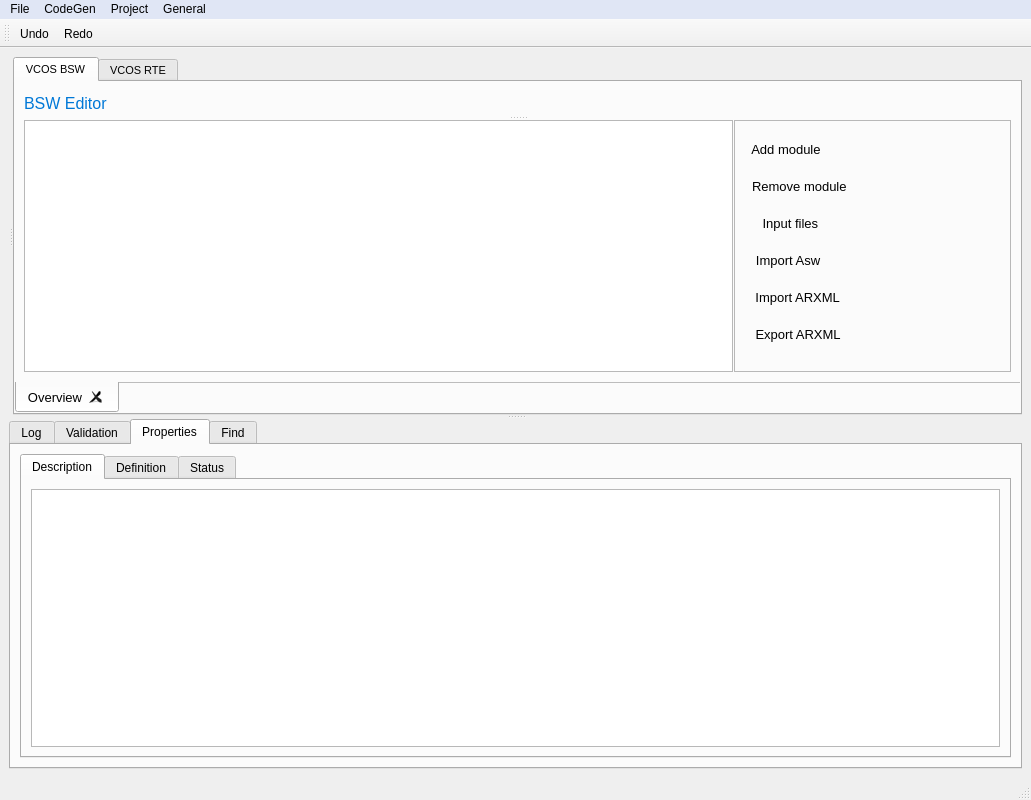
<?xml version="1.0" encoding="UTF-8"?>
<ui version="4.0">
 <class>mainWindow</class>
 <widget class="QMainWindow" name="mainWindow">
  <property name="geometry">
   <rect>
    <x>0</x>
    <y>0</y>
    <width>1031</width>
    <height>800</height>
   </rect>
  </property>
  <property name="minimumSize">
   <size>
    <width>1024</width>
    <height>768</height>
   </size>
  </property>
  <property name="font">
   <font>
    <family>Microsoft YaHei UI</family>
   </font>
  </property>
  <property name="windowTitle">
   <string>VCOS Studio</string>
  </property>
  <property name="windowIcon">
   <iconset resource="../images/images.qrc">
    <normaloff>:/Home.svg</normaloff>:/Home.svg</iconset>
  </property>
  <widget class="QWidget" name="centralwidget">
   <layout class="QVBoxLayout" name="verticalLayout_14">
    <item>
     <widget class="QSplitter" name="splitter_4">
      <property name="orientation">
       <enum>Qt::Vertical</enum>
      </property>
      <widget class="QSplitter" name="splitter">
       <property name="orientation">
        <enum>Qt::Horizontal</enum>
       </property>
       <widget class="QWidget" name="secondary_menu_widget" native="true">
        <property name="font">
         <font>
          <family>微软雅黑</family>
          <pointsize>10</pointsize>
         </font>
        </property>
        <property name="layoutDirection">
         <enum>Qt::LeftToRight</enum>
        </property>
        <property name="autoFillBackground">
         <bool>false</bool>
        </property>
        <property name="styleSheet">
         <string notr="true">background-color: rgb(255, 255, 255); /* 设置背景色为白色*/
border-width: 1px;  /* 设置边框宽度为1像素 */
border-color: black;  /* 设置边框颜色为黑色 */</string>
        </property>
        <layout class="QVBoxLayout" name="verticalLayout_13"/>
       </widget>
       <widget class="QTabWidget" name="tabWidget">
        <property name="font">
         <font>
          <family>Microsoft YaHei UI</family>
          <pointsize>8</pointsize>
         </font>
        </property>
        <property name="styleSheet">
         <string notr="true"/>
        </property>
        <property name="currentIndex">
         <number>0</number>
        </property>
        <property name="iconSize">
         <size>
          <width>32</width>
          <height>24</height>
         </size>
        </property>
        <widget class="QWidget" name="vcos_bsw">
         <attribute name="icon">
          <iconset resource="../images/images.qrc">
           <normaloff>:/Overview.svg</normaloff>:/Overview.svg</iconset>
         </attribute>
         <attribute name="title">
          <string>VCOS BSW</string>
         </attribute>
         <layout class="QHBoxLayout" name="horizontalLayout_2" stretch="0">
          <property name="spacing">
           <number>0</number>
          </property>
          <property name="leftMargin">
           <number>0</number>
          </property>
          <property name="topMargin">
           <number>0</number>
          </property>
          <property name="rightMargin">
           <number>0</number>
          </property>
          <property name="bottomMargin">
           <number>0</number>
          </property>
          <item>
           <widget class="QTabWidget" name="bswTabWidget">
            <property name="font">
             <font>
              <family>Microsoft YaHei UI</family>
              <pointsize>10</pointsize>
             </font>
            </property>
            <property name="tabPosition">
             <enum>QTabWidget::South</enum>
            </property>
            <property name="documentMode">
             <bool>true</bool>
            </property>
            <property name="tabsClosable">
             <bool>true</bool>
            </property>
            <widget class="QWidget" name="tabOverview">
             <attribute name="title">
              <string>Overview</string>
             </attribute>
             <layout class="QGridLayout" name="gridLayout_2">
              <item row="0" column="0">
               <widget class="QSplitter" name="splitter_3">
                <property name="orientation">
                 <enum>Qt::Vertical</enum>
                </property>
                <widget class="QLabel" name="label_17">
                 <property name="font">
                  <font>
                   <family>Microsoft YaHei UI</family>
                   <pointsize>12</pointsize>
                  </font>
                 </property>
                 <property name="styleSheet">
                  <string notr="true">background-color: rgba(0,0,0,0);
color:rgb(0, 120, 215)</string>
                 </property>
                 <property name="text">
                  <string>BSW Editor</string>
                 </property>
                </widget>
                <widget class="QSplitter" name="splitter_2">
                 <property name="orientation">
                  <enum>Qt::Horizontal</enum>
                 </property>
                 <property name="handleWidth">
                  <number>1</number>
                 </property>
                 <widget class="QTreeWidget" name="treeWidgetOverview">
                  <property name="font">
                   <font>
                    <family>Microsoft YaHei UI</family>
                    <pointsize>10</pointsize>
                   </font>
                  </property>
                  <property name="selectionMode">
                   <enum>QAbstractItemView::ExtendedSelection</enum>
                  </property>
                  <attribute name="headerVisible">
                   <bool>false</bool>
                  </attribute>
                  <column>
                   <property name="text">
                    <string notr="true">1</string>
                   </property>
                  </column>
                 </widget>
                 <widget class="QFrame" name="frame">
                  <property name="frameShape">
                   <enum>QFrame::StyledPanel</enum>
                  </property>
                  <property name="frameShadow">
                   <enum>QFrame::Raised</enum>
                  </property>
                  <widget class="QWidget" name="layoutWidget">
                   <property name="geometry">
                    <rect>
                     <x>10</x>
                     <y>10</y>
                     <width>341</width>
                     <height>229</height>
                    </rect>
                   </property>
                   <layout class="QVBoxLayout" name="verticalLayout">
                    <item alignment="Qt::AlignLeft">
                     <widget class="QPushButton" name="pushButtonAdd">
                      <property name="sizePolicy">
                       <sizepolicy hsizetype="Minimum" vsizetype="Fixed">
                        <horstretch>10</horstretch>
                        <verstretch>10</verstretch>
                       </sizepolicy>
                      </property>
                      <property name="font">
                       <font>
                        <family>Microsoft YaHei UI</family>
                        <pointsize>10</pointsize>
                       </font>
                      </property>
                      <property name="styleSheet">
                       <string notr="true">QPushButton {background-color:rgba(0,0,0,0);}
QPushButton:hover {	background-color:#e3f3fd;}</string>
                      </property>
                      <property name="text">
                       <string> Add module</string>
                      </property>
                      <property name="icon">
                       <iconset resource="../images/images.qrc">
                        <normaloff>:/add.svg</normaloff>:/add.svg</iconset>
                      </property>
                      <property name="autoDefault">
                       <bool>true</bool>
                      </property>
                      <property name="default">
                       <bool>true</bool>
                      </property>
                      <property name="flat">
                       <bool>true</bool>
                      </property>
                     </widget>
                    </item>
                    <item alignment="Qt::AlignLeft">
                     <widget class="QPushButton" name="pushButtonRemove">
                      <property name="font">
                       <font>
                        <family>Microsoft YaHei UI</family>
                        <pointsize>10</pointsize>
                       </font>
                      </property>
                      <property name="autoFillBackground">
                       <bool>false</bool>
                      </property>
                      <property name="styleSheet">
                       <string notr="true">QPushButton {background-color:rgba(0,0,0,0);}
QPushButton:hover {	background-color:#e3f3fd;}</string>
                      </property>
                      <property name="text">
                       <string> Remove module</string>
                      </property>
                      <property name="icon">
                       <iconset resource="../images/images.qrc">
                        <normaloff>:/not_ok.svg</normaloff>:/not_ok.svg</iconset>
                      </property>
                      <property name="autoDefault">
                       <bool>true</bool>
                      </property>
                      <property name="default">
                       <bool>true</bool>
                      </property>
                      <property name="flat">
                       <bool>true</bool>
                      </property>
                     </widget>
                    </item>
                    <item alignment="Qt::AlignLeft">
                     <widget class="QPushButton" name="import_files_button">
                      <property name="minimumSize">
                       <size>
                        <width>100</width>
                        <height>0</height>
                       </size>
                      </property>
                      <property name="font">
                       <font>
                        <family>Microsoft YaHei UI</family>
                        <pointsize>10</pointsize>
                       </font>
                      </property>
                      <property name="contextMenuPolicy">
                       <enum>Qt::NoContextMenu</enum>
                      </property>
                      <property name="styleSheet">
                       <string notr="true">QPushButton {background-color:rgba(0,0,0,0);}
QPushButton:hover {	background-color:#e3f3fd;}</string>
                      </property>
                      <property name="text">
                       <string> Input files   </string>
                      </property>
                      <property name="icon">
                       <iconset resource="../images/images.qrc">
                        <normaloff>:/import.svg</normaloff>:/import.svg</iconset>
                      </property>
                      <property name="autoDefault">
                       <bool>true</bool>
                      </property>
                      <property name="default">
                       <bool>true</bool>
                      </property>
                      <property name="flat">
                       <bool>true</bool>
                      </property>
                     </widget>
                    </item>
                    <item alignment="Qt::AlignLeft">
                     <widget class="QPushButton" name="import_asw_arxml_button">
                      <property name="font">
                       <font>
                        <family>Microsoft YaHei UI</family>
                        <pointsize>10</pointsize>
                       </font>
                      </property>
                      <property name="contextMenuPolicy">
                       <enum>Qt::NoContextMenu</enum>
                      </property>
                      <property name="styleSheet">
                       <string notr="true">QPushButton {background-color:rgba(0,0,0,0);}
QPushButton:hover {	background-color:#e3f3fd;}</string>
                      </property>
                      <property name="text">
                       <string>  Import Asw</string>
                      </property>
                      <property name="icon">
                       <iconset resource="../images/images.qrc">
                        <normaloff>:/import.svg</normaloff>:/import.svg</iconset>
                      </property>
                      <property name="autoDefault">
                       <bool>true</bool>
                      </property>
                      <property name="default">
                       <bool>true</bool>
                      </property>
                      <property name="flat">
                       <bool>true</bool>
                      </property>
                     </widget>
                    </item>
                    <item alignment="Qt::AlignLeft">
                     <widget class="QPushButton" name="import_arxml_button">
                      <property name="font">
                       <font>
                        <family>Microsoft YaHei UI</family>
                        <pointsize>10</pointsize>
                       </font>
                      </property>
                      <property name="contextMenuPolicy">
                       <enum>Qt::NoContextMenu</enum>
                      </property>
                      <property name="styleSheet">
                       <string notr="true">QPushButton {background-color:rgba(0,0,0,0);}
QPushButton:hover {	background-color:#e3f3fd;}</string>
                      </property>
                      <property name="text">
                       <string>  Import ARXML</string>
                      </property>
                      <property name="icon">
                       <iconset resource="../images/images.qrc">
                        <normaloff>:/import.svg</normaloff>:/import.svg</iconset>
                      </property>
                      <property name="autoDefault">
                       <bool>true</bool>
                      </property>
                      <property name="default">
                       <bool>true</bool>
                      </property>
                      <property name="flat">
                       <bool>true</bool>
                      </property>
                     </widget>
                    </item>
                    <item alignment="Qt::AlignLeft">
                     <widget class="QPushButton" name="export_arxml_button">
                      <property name="font">
                       <font>
                        <family>Microsoft YaHei UI</family>
                        <pointsize>10</pointsize>
                       </font>
                      </property>
                      <property name="contextMenuPolicy">
                       <enum>Qt::NoContextMenu</enum>
                      </property>
                      <property name="styleSheet">
                       <string notr="true">QPushButton {background-color:rgba(0,0,0,0);}
QPushButton:hover {	background-color:#e3f3fd;}</string>
                      </property>
                      <property name="text">
                       <string>  Export ARXML</string>
                      </property>
                      <property name="icon">
                       <iconset resource="../images/images.qrc">
                        <normaloff>:/import.svg</normaloff>:/import.svg</iconset>
                      </property>
                      <property name="autoDefault">
                       <bool>true</bool>
                      </property>
                      <property name="default">
                       <bool>true</bool>
                      </property>
                      <property name="flat">
                       <bool>true</bool>
                      </property>
                     </widget>
                    </item>
                   </layout>
                  </widget>
                 </widget>
                </widget>
               </widget>
              </item>
             </layout>
            </widget>
           </widget>
          </item>
         </layout>
        </widget>
        <widget class="QWidget" name="vcos_rte">
         <attribute name="icon">
          <iconset resource="../images/images.qrc">
           <normaloff>:/Overview.svg</normaloff>:/Overview.svg</iconset>
         </attribute>
         <attribute name="title">
          <string>VCOS RTE</string>
         </attribute>
         <layout class="QVBoxLayout" name="verticalLayout_4">
          <property name="spacing">
           <number>3</number>
          </property>
          <property name="leftMargin">
           <number>3</number>
          </property>
          <property name="topMargin">
           <number>3</number>
          </property>
          <property name="rightMargin">
           <number>3</number>
          </property>
          <property name="bottomMargin">
           <number>0</number>
          </property>
          <item>
           <widget class="QTabWidget" name="rteTabWidget">
            <property name="enabled">
             <bool>true</bool>
            </property>
            <property name="font">
             <font>
              <family>Microsoft YaHei</family>
              <pointsize>10</pointsize>
             </font>
            </property>
            <property name="mouseTracking">
             <bool>false</bool>
            </property>
            <property name="acceptDrops">
             <bool>false</bool>
            </property>
            <property name="whatsThis">
             <string/>
            </property>
            <property name="layoutDirection">
             <enum>Qt::LeftToRight</enum>
            </property>
            <property name="autoFillBackground">
             <bool>false</bool>
            </property>
            <property name="styleSheet">
             <string notr="true"/>
            </property>
            <property name="inputMethodHints">
             <set>Qt::ImhNone</set>
            </property>
            <property name="tabPosition">
             <enum>QTabWidget::South</enum>
            </property>
            <property name="tabShape">
             <enum>QTabWidget::Rounded</enum>
            </property>
            <property name="currentIndex">
             <number>2</number>
            </property>
            <property name="iconSize">
             <size>
              <width>24</width>
              <height>16</height>
             </size>
            </property>
            <property name="elideMode">
             <enum>Qt::ElideMiddle</enum>
            </property>
            <property name="usesScrollButtons">
             <bool>true</bool>
            </property>
            <property name="documentMode">
             <bool>true</bool>
            </property>
            <property name="tabsClosable">
             <bool>false</bool>
            </property>
            <property name="movable">
             <bool>false</bool>
            </property>
            <property name="tabBarAutoHide">
             <bool>false</bool>
            </property>
            <widget class="QWidget" name="widget">
             <attribute name="title">
              <string>Task Mapping</string>
             </attribute>
             <layout class="QVBoxLayout" name="verticalLayout_9">
              <property name="spacing">
               <number>0</number>
              </property>
              <property name="leftMargin">
               <number>0</number>
              </property>
              <property name="topMargin">
               <number>0</number>
              </property>
              <property name="rightMargin">
               <number>0</number>
              </property>
              <property name="bottomMargin">
               <number>0</number>
              </property>
              <item>
               <layout class="QVBoxLayout" name="taskMappingLayout" stretch="0">
                <property name="spacing">
                 <number>0</number>
                </property>
                <item>
                 <widget class="QLabel" name="label_16">
                  <property name="font">
                   <font>
                    <family>微软雅黑</family>
                    <pointsize>12</pointsize>
                   </font>
                  </property>
                  <property name="styleSheet">
                   <string notr="true">background-color: rgba(0,0,0,0);color:rgb(0, 120, 215)</string>
                  </property>
                  <property name="text">
                   <string>Task Mapping Editor</string>
                  </property>
                 </widget>
                </item>
               </layout>
              </item>
             </layout>
            </widget>
            <widget class="QWidget" name="widget_4">
             <property name="enabled">
              <bool>true</bool>
             </property>
             <attribute name="title">
              <string>Port Mapping</string>
             </attribute>
             <layout class="QVBoxLayout" name="verticalLayout_6">
              <property name="spacing">
               <number>0</number>
              </property>
              <property name="leftMargin">
               <number>0</number>
              </property>
              <property name="topMargin">
               <number>0</number>
              </property>
              <property name="rightMargin">
               <number>0</number>
              </property>
              <property name="bottomMargin">
               <number>0</number>
              </property>
              <item>
               <layout class="QVBoxLayout" name="portMappingLayout" stretch="0">
                <property name="spacing">
                 <number>0</number>
                </property>
                <item>
                 <widget class="QLabel" name="label_15">
                  <property name="font">
                   <font>
                    <family>微软雅黑</family>
                    <pointsize>12</pointsize>
                   </font>
                  </property>
                  <property name="styleSheet">
                   <string notr="true">background-color: rgba(0,0,0,0);color:rgb(0, 120, 215)</string>
                  </property>
                  <property name="text">
                   <string>Port Mapping Editor</string>
                  </property>
                 </widget>
                </item>
               </layout>
              </item>
             </layout>
            </widget>
            <widget class="QWidget" name="widget_2">
             <property name="enabled">
              <bool>true</bool>
             </property>
             <attribute name="title">
              <string>Data Mapping</string>
             </attribute>
             <layout class="QVBoxLayout" name="verticalLayout_7">
              <property name="spacing">
               <number>0</number>
              </property>
              <property name="leftMargin">
               <number>0</number>
              </property>
              <property name="topMargin">
               <number>0</number>
              </property>
              <property name="rightMargin">
               <number>0</number>
              </property>
              <property name="bottomMargin">
               <number>0</number>
              </property>
              <item>
               <layout class="QVBoxLayout" name="dataMappingLayout" stretch="0">
                <property name="spacing">
                 <number>0</number>
                </property>
                <item>
                 <widget class="QLabel" name="label_18">
                  <property name="enabled">
                   <bool>true</bool>
                  </property>
                  <property name="font">
                   <font>
                    <family>微软雅黑</family>
                    <pointsize>12</pointsize>
                   </font>
                  </property>
                  <property name="styleSheet">
                   <string notr="true">background-color: rgba(0,0,0,0);color:rgb(0, 120, 215)</string>
                  </property>
                  <property name="text">
                   <string>Data Mapping Editor</string>
                  </property>
                 </widget>
                </item>
               </layout>
              </item>
             </layout>
            </widget>
            <widget class="QWidget" name="widget_3">
             <property name="enabled">
              <bool>true</bool>
             </property>
             <attribute name="title">
              <string>Service Mapping</string>
             </attribute>
             <layout class="QVBoxLayout" name="verticalLayout_8">
              <property name="spacing">
               <number>0</number>
              </property>
              <property name="leftMargin">
               <number>0</number>
              </property>
              <property name="topMargin">
               <number>0</number>
              </property>
              <property name="rightMargin">
               <number>0</number>
              </property>
              <property name="bottomMargin">
               <number>0</number>
              </property>
              <item>
               <layout class="QVBoxLayout" name="serviceMappingLayout" stretch="0">
                <property name="spacing">
                 <number>0</number>
                </property>
                <item>
                 <widget class="QLabel" name="label_12">
                  <property name="font">
                   <font>
                    <family>微软雅黑</family>
                    <pointsize>12</pointsize>
                   </font>
                  </property>
                  <property name="styleSheet">
                   <string notr="true">background-color: rgba(0,0,0,0);color:rgb(0, 120, 215)</string>
                  </property>
                  <property name="text">
                   <string>Service Mapping Editor</string>
                  </property>
                 </widget>
                </item>
               </layout>
              </item>
             </layout>
            </widget>
           </widget>
          </item>
         </layout>
        </widget>
       </widget>
      </widget>
      <widget class="QTabWidget" name="tabWidget_2">
       <property name="font">
        <font>
         <family>Microsoft YaHei UI</family>
        </font>
       </property>
       <property name="currentIndex">
        <number>2</number>
       </property>
       <widget class="QWidget" name="tabLog">
        <attribute name="title">
         <string>Log</string>
        </attribute>
        <layout class="QVBoxLayout" name="verticalLayout_3">
        </layout>
       </widget>
       <widget class="QWidget" name="tabValidation">
        <attribute name="title">
         <string>Validation</string>
        </attribute>
        <layout class="QVBoxLayout" name="verticalLayout_5"/>
       </widget>
       <widget class="QWidget" name="tabProperties">
        <attribute name="title">
         <string>Properties</string>
        </attribute>
        <layout class="QVBoxLayout" name="verticalLayout_10">
         <item>
          <widget class="QTabWidget" name="tabWidget_3">
           <property name="tabPosition">
            <enum>QTabWidget::North</enum>
           </property>
           <property name="currentIndex">
            <number>0</number>
           </property>
           <widget class="QWidget" name="tabDescription">
            <attribute name="title">
             <string>Description</string>
            </attribute>
            <layout class="QVBoxLayout" name="verticalLayout_11">
             <item>
              <widget class="QTextBrowser" name="textBrowserDescription">
               <property name="html">
                <string>&lt;!DOCTYPE HTML PUBLIC &quot;-//W3C//DTD HTML 4.0//EN&quot; &quot;http://www.w3.org/TR/REC-html40/strict.dtd&quot;&gt;
&lt;html&gt;&lt;head&gt;&lt;meta name=&quot;qrichtext&quot; content=&quot;1&quot; /&gt;&lt;style type=&quot;text/css&quot;&gt;
p, li { white-space: pre-wrap; }
&lt;/style&gt;&lt;/head&gt;&lt;body style=&quot; font-family:'Microsoft YaHei UI','Microsoft YaHei UI'; font-size:9pt; font-weight:400; font-style:normal;&quot;&gt;
&lt;p style=&quot;-qt-paragraph-type:empty; margin-top:0px; margin-bottom:0px; margin-left:0px; margin-right:0px; -qt-block-indent:0; text-indent:0px; font-family:'Microsoft YaHei UI,Microsoft YaHei UI';&quot;&gt;&lt;br /&gt;&lt;/p&gt;&lt;/body&gt;&lt;/html&gt;</string>
               </property>
              </widget>
             </item>
            </layout>
           </widget>
           <widget class="QWidget" name="tabDefinition">
            <attribute name="title">
             <string>Definition</string>
            </attribute>
           </widget>
           <widget class="QWidget" name="tabStatus">
            <attribute name="title">
             <string>Status</string>
            </attribute>
           </widget>
          </widget>
         </item>
        </layout>
       </widget>
       <widget class="QWidget" name="tabFind">
        <attribute name="title">
         <string>Find</string>
        </attribute>
        <layout class="QVBoxLayout" name="verticalLayout_12">
         <item>
          <widget class="QLineEdit" name="lineEdit"/>
         </item>
        </layout>
       </widget>
      </widget>
     </widget>
    </item>
   </layout>
  </widget>
  <widget class="QMenuBar" name="menubar">
   <property name="geometry">
    <rect>
     <x>0</x>
     <y>0</y>
     <width>1031</width>
     <height>26</height>
    </rect>
   </property>
   <property name="styleSheet">
    <string notr="true">background-color: rgb(224, 230, 245);</string>
   </property>
   <widget class="QMenu" name="menuFile">
    <property name="title">
     <string>File</string>
    </property>
    <widget class="QMenu" name="menuOs_Configuration">
     <property name="title">
      <string>Os Configuration</string>
     </property>
     <addaction name="action_import_os_cfg"/>
     <addaction name="action_export_os_cfg"/>
    </widget>
    <addaction name="actionNew"/>
    <addaction name="actionOpen"/>
    <addaction name="actionSave"/>
    <addaction name="actionImport"/>
    <addaction name="actionExport"/>
    <addaction name="actionSave_As"/>
    <addaction name="menuOs_Configuration"/>
   </widget>
   <widget class="QMenu" name="menuCodeGen">
    <property name="title">
     <string>CodeGen</string>
    </property>
    <addaction name="actionValidation"/>
    <addaction name="actionGenerator"/>
    <addaction name="actionSWC_Generator"/>
    <addaction name="actionUpdate"/>
   </widget>
   <widget class="QMenu" name="menuProject">
    <property name="title">
     <string>Project</string>
    </property>
    <addaction name="actionProject_Setting"/>
    <addaction name="actionTaskAnalysis"/>
    <addaction name="actionJitterOpt"/>
   </widget>
   <widget class="QMenu" name="menuGeneral">
    <property name="title">
     <string>General</string>
    </property>
    <addaction name="actionToolsSetting"/>
   </widget>
   <addaction name="menuFile"/>
   <addaction name="menuCodeGen"/>
   <addaction name="menuProject"/>
   <addaction name="menuGeneral"/>
   <addaction name="menuhelp"/>
  </widget>
  <widget class="QStatusBar" name="statusbar"/>
  <widget class="QToolBar" name="toolBar">
   <property name="windowTitle">
    <string>toolBar</string>
   </property>
   <attribute name="toolBarArea">
    <enum>TopToolBarArea</enum>
   </attribute>
   <attribute name="toolBarBreak">
    <bool>false</bool>
   </attribute>
   <addaction name="actionUndo"/>
   <addaction name="actionRedo"/>
  </widget>
  <action name="actionSave">
   <property name="icon">
    <iconset resource="../images/images.qrc">
     <normaloff>:/save.svg</normaloff>:/save.svg</iconset>
   </property>
   <property name="text">
    <string>Save</string>
   </property>
  </action>
  <action name="actionOpen">
   <property name="icon">
    <iconset resource="../images/images.qrc">
     <normaloff>:/open.svg</normaloff>:/open.svg</iconset>
   </property>
   <property name="text">
    <string>Open</string>
   </property>
  </action>
  <action name="actionGenerate">
   <property name="text">
    <string>Generate</string>
   </property>
  </action>
  <action name="actionBuild">
   <property name="text">
    <string>Build</string>
   </property>
  </action>
  <action name="actionmodules">
   <property name="text">
    <string>modules</string>
   </property>
  </action>
  <action name="actionmodule_manager">
   <property name="text">
    <string>bsw module manager</string>
   </property>
  </action>
  <action name="action_module">
   <property name="text">
    <string>BSW Editor</string>
   </property>
  </action>
  <action name="actionNew">
   <property name="icon">
    <iconset resource="../images/images.qrc">
     <normaloff>:/New.svg</normaloff>:/New.svg</iconset>
   </property>
   <property name="text">
    <string>New</string>
   </property>
  </action>
  <action name="actionGenerator">
   <property name="icon">
    <iconset resource="../images/images.qrc">
     <normaloff>:/generator.svg</normaloff>:/generator.svg</iconset>
   </property>
   <property name="text">
    <string>Generator</string>
   </property>
  </action>
  <action name="actionValidation">
   <property name="icon">
    <iconset resource="../images/images.qrc">
     <normaloff>:/validation.svg</normaloff>:/validation.svg</iconset>
   </property>
   <property name="text">
    <string>Validation</string>
   </property>
  </action>
  <action name="actionUpdate">
   <property name="icon">
    <iconset resource="../images/images.qrc">
     <normaloff>:/update.svg</normaloff>:/update.svg</iconset>
   </property>
   <property name="text">
    <string>Update</string>
   </property>
  </action>
  <action name="actionProject_Setting">
   <property name="icon">
    <iconset resource="../images/images.qrc">
     <normaloff>:/project_settings.svg</normaloff>:/project_settings.svg</iconset>
   </property>
   <property name="text">
    <string>Project Setting</string>
   </property>
  </action>
  <action name="actionClose">
   <property name="icon">
    <iconset resource="../images/images.qrc">
     <normaloff>:/close.svg</normaloff>:/close.svg</iconset>
   </property>
   <property name="text">
    <string>Close</string>
   </property>
  </action>
    <action name="actionSWC_Generator">
   <property name="icon">
    <iconset resource="../images/images.qrc">
     <normaloff>:/swc_generator.svg</normaloff>:/swc_generator.svg</iconset>
   </property>
   <property name="text">
    <string>SWC Generator</string>
   </property>
  </action>
  <action name="actionImport">
   <property name="icon">
    <iconset resource="../images/images.qrc">
     <normaloff>:/import1.svg</normaloff>:/import1.svg</iconset>
   </property>
   <property name="text">
    <string>Import ARXML</string>
   </property>
  </action>
  <action name="actionExport">
   <property name="icon">
    <iconset resource="../images/images.qrc">
     <normaloff>:/export.svg</normaloff>:/export.svg</iconset>
   </property>
   <property name="text">
    <string>Export ARXML</string>
   </property>
  </action>
  <action name="actionRedo">
   <property name="icon">
    <iconset resource="../images/images.qrc">
     <normaloff>:/unreset.svg</normaloff>:/unreset.svg</iconset>
   </property>
   <property name="text">
    <string>Redo</string>
   </property>
   <property name="toolTip">
    <string>&lt;html&gt;&lt;head/&gt;&lt;body&gt;&lt;p&gt;反撤销当前module页面的修改&lt;/p&gt;&lt;/body&gt;&lt;/html&gt;</string>
   </property>
  </action>
  <action name="actionUndo">
   <property name="icon">
    <iconset resource="../images/images.qrc">
     <normaloff>:/reset.svg</normaloff>:/reset.svg</iconset>
   </property>
   <property name="text">
    <string>Undo</string>
   </property>
   <property name="toolTip">
    <string>撤销当前module页面的修改</string>
   </property>
   <property name="autoRepeat">
    <bool>true</bool>
   </property>
   <property name="visible">
    <bool>true</bool>
   </property>
   <property name="iconVisibleInMenu">
    <bool>true</bool>
   </property>
   <property name="shortcutVisibleInContextMenu">
    <bool>true</bool>
   </property>
   <property name="priority">
    <enum>QAction::NormalPriority</enum>
   </property>
  </action>
  <action name="actionMenuconfig">
   <property name="text">
    <string>Menuconfig</string>
   </property>
  </action>
  <action name="actionSave_As">
   <property name="text">
    <string>Save_As</string>
   </property>
  </action>
  <action name="action_import_os_cfg">
   <property name="icon">
    <iconset>
     <normaloff>:/import1.svg</normaloff>:/import1.svg</iconset>
   </property>
   <property name="text">
    <string>Import</string>
   </property>
  </action>
  <action name="action_export_os_cfg">
   <property name="icon">
    <iconset>
     <normaloff>:/export.svg</normaloff>:/export.svg</iconset>
   </property>
   <property name="text">
    <string>Export</string>
   </property>
  </action>
  <action name="actionTaskAnalysis">
   <property name="enabled">
    <bool>true</bool>
   </property>
   <property name="text">
    <string>Task Analysis</string>
   </property>
  </action>
  <action name="actionToolsSetting">
   <property name="text">
    <string>Tool Setting</string>
   </property>
  </action>
  <action name="actionJitterOpt">
   <property name="text">
    <string>Jitter Auto Optimization</string>
   </property>
  </action>
 </widget>
 <resources>
  <include location="../images/images.qrc"/>
 </resources>
 <connections/>
</ui>
